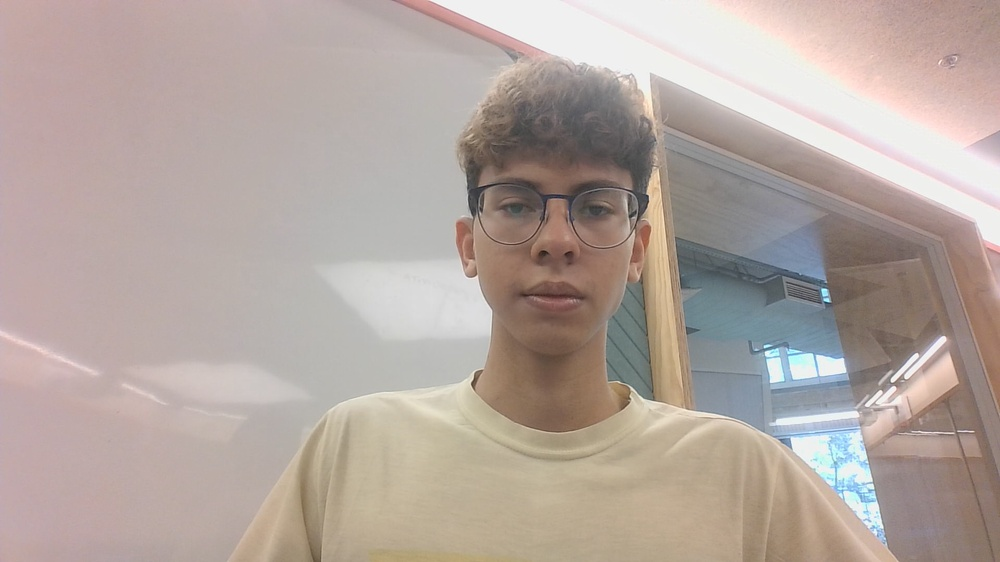
#> input picture Open_CV/img/2.jpg, 1000 x 562 px, shrunk from 1920 x 1080 before the run
$ python reconhecer2.py
#> lines starting #> are read from the running program, lines starting #| are printed output that depends on the picture; after the words box and inside, x2 and y2 are one past the last pixel; in counts of white or black regions, pixels touching at a corner belong together
import cv2 as cv # Biblioteca para ferramentas de visão computacional
# Carregando os classificadores em cascata para detecção de faces e olhos
face_cascade = cv.CascadeClassifier(filename=f'{cv.data.haarcascades}/haarcascade_frontalface_default.xml')
eye_cascade = cv.CascadeClassifier(filename=f'{cv.data.haarcascades}/haarcascade_eye.xml')
# Lendo a imagem e passando pelo classificador de faces
image = cv.imread('../img/2.jpg')
#> image is the input picture: shape (562, 1000, 3); mean B, G, R 159.5, 166.2, 179.4
face_detection = face_cascade.detectMultiScale(
    image=image,
    scaleFactor=1.3, # Parâmetro que define o quanto a imagem será reduzida a cada escala
    minNeighbors=5) # Parâmetro que define quantos vizinhos cada retângulo candidato deve ter para ser mantido
#> face_detection = [[459, 129, 202, 202]]
# Desenhando os retângulos nas faces detectadas
for (x, y, w, h) in face_detection: # x e y são as coordenadas do canto superior esquerdo do retângulo, w e h são a largura e altura do retângulo
    cv.rectangle(
        img=image,
        pt1=(x, y), # pt1 e pt2 são os pontos que definem o retângulo. pt1 é o canto superior esquerdo e pt2 é o canto inferior direito
        pt2=(x + w, y + h), # pt2 é calculado a partir de pt1 somando-se a largura e altura do retângulo
        color=(255, 0, 0), # Cor do retângulo em BGR
        thickness=1 # Espessura da linha do retângulo
    )
    # Passando a região da face detectada pelo classificador de faces para o classificador de olhos
    face_region = image[y:y + h, x:x + w]
    eyes_detection = eye_cascade.detectMultiScale(face_region)
    # Desenhando os retângulos nos olhos detectados
    for (ex, ey, ew, eh) in eyes_detection:
        cv.rectangle(
            img=face_region,
            pt1=(ex, ey),
            pt2=(ex + ew, ey + eh),
            color=(0, 255, 0),
            thickness=1
        )
#> this loop made 1 pass
#> (x, y, w, h, eyes_detection) on pass 1: (459, 129, 202, 202, [[36, 63, 33, 33], [123, 66, 31, 31], [98, 114, 28, 28]])
#> pass 1, `face_region = image[y:y + h, x:x + w]`:
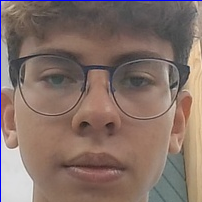
#> face_region: shape (202, 202, 3); mean B, G, R 104.3, 112.1, 132.4
#> after the loop:
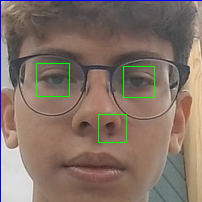
#> face_region: shape (202, 202, 3); 0.9% of pixels changed, all inside (x1, y1, x2, y2) = (36, 63, 155, 143)
#> after the loop:
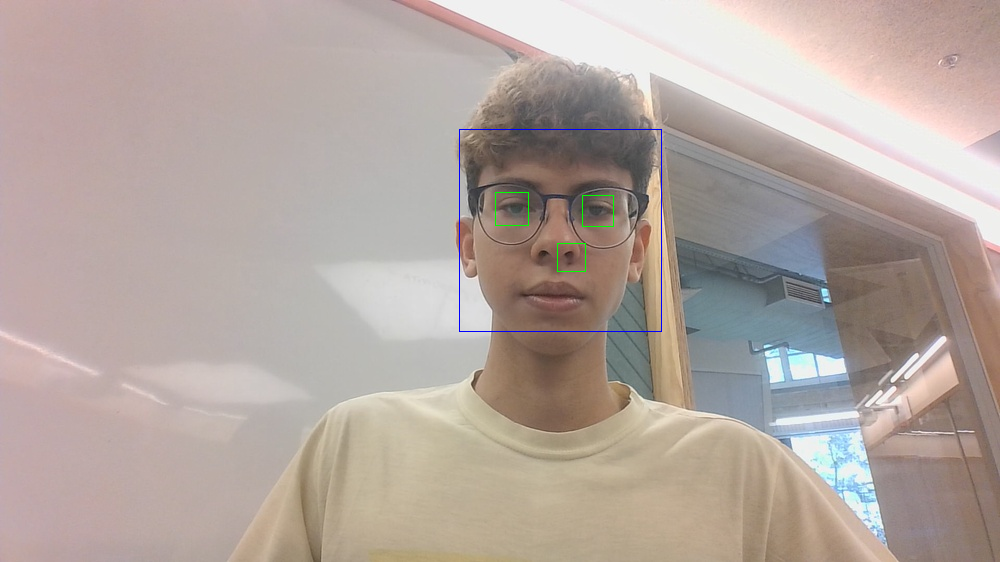
#> image: shape (562, 1000, 3); 0.21% of pixels changed, all inside (x1, y1, x2, y2) = (459, 129, 662, 332)
# Exibindo a imagem com as faces e olhos detectados
cv.imshow('Imagem com faces e olhos detectados', image)
cv.waitKey(0)
cv.destroyAllWindows()

$ run again, with Open_CV/img/1.jpg copied over Open_CV/img/2.jpg
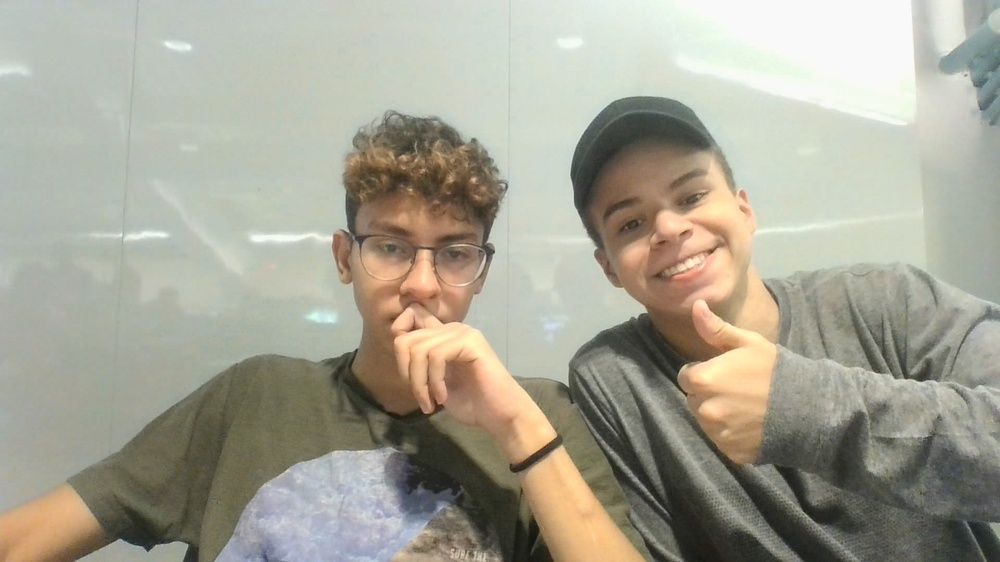
#> input picture Open_CV/img/1.jpg, 1000 x 562 px, shrunk from 1920 x 1080 before the run
#> image is the input picture: shape (562, 1000, 3); mean B, G, R 148.9, 163.7, 166
#> face_detection = [[335, 186, 171, 171]]
#> the loop `for (x, y, w, h) in face_detection:` made 1 pass
#> after the loop `for (x, y, w, h) in face_detection:`:
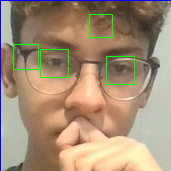
#> face_region: shape (171, 171, 3); mean B, G, R 118, 143, 164.6
#> after the loop `for (x, y, w, h) in face_detection:`:
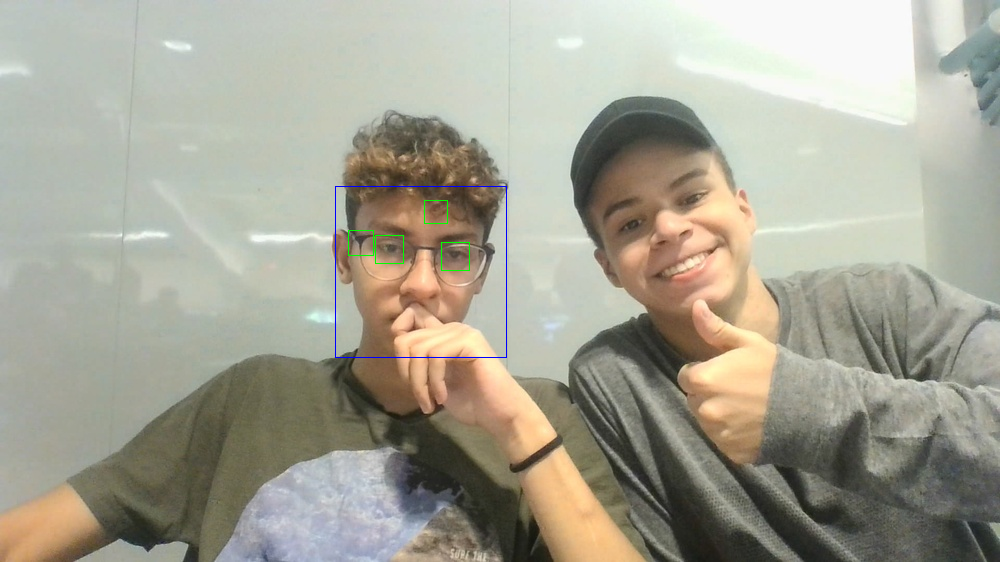
#> image: shape (562, 1000, 3); 0.2% of pixels changed, all inside (x1, y1, x2, y2) = (335, 186, 507, 358)
